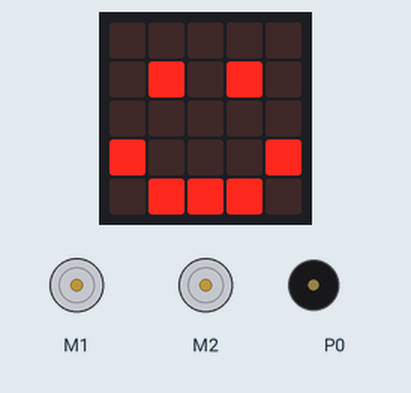
Simulated run of this program. Board: BBC micro:bit (MakeCode). On the bench: 2 × DC motor (green arrow = forward, orange = backward, longer = faster), the board's 5×5 LED display, buzzer (waves = sounding).

Above: at 1.1 s.
At 2.7 s:
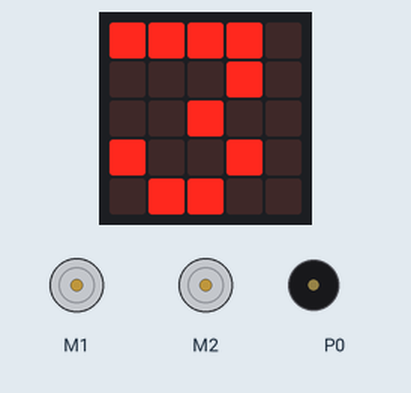
At 6.2 s:
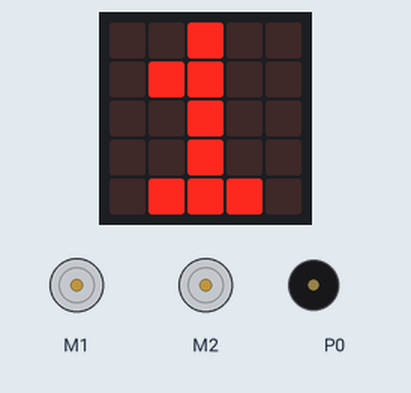
At 7.9 s:
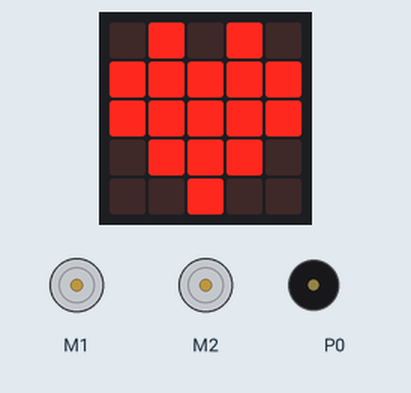
At 22.2 s:
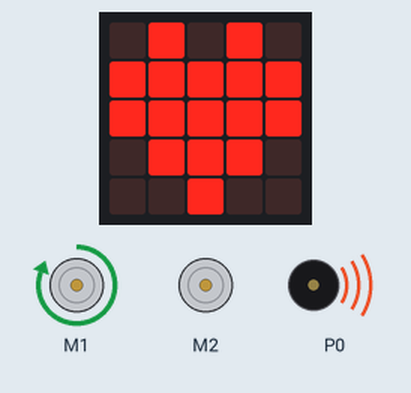
At 32.8 s:
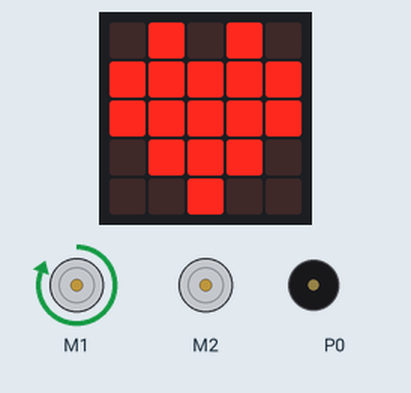
Timing chart, 0 to 40.0 s (numbered marks = the images above):
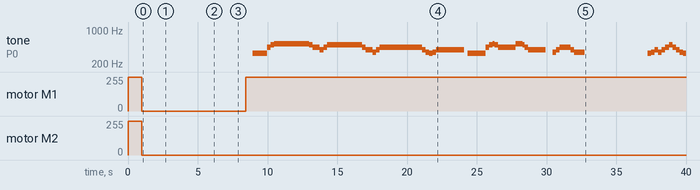

The program:

main.ts
```typescript
maqueen.motorRun(maqueen.Motors.All, maqueen.Dir.CW, 255)
basic.pause(1000)
maqueen.motorStop(maqueen.Motors.All)
basic.showIcon(IconNames.Happy)
basic.pause(1000)
basic.clearScreen()
basic.showNumber(3)
basic.pause(1000)
basic.showNumber(2)
basic.pause(1000)
basic.showNumber(1)
basic.pause(1000)
basic.showIcon(IconNames.Heart)
maqueen.motorRun(maqueen.Motors.M1, maqueen.Dir.CW, 255)
maqueen.motorStop(maqueen.Motors.M2)
music.rest(music.beat(BeatFraction.Whole))
music.playTone(330, music.beat(BeatFraction.Half))
music.playTone(330, music.beat(BeatFraction.Half))
music.playTone(330, music.beat(BeatFraction.Whole))
music.playTone(440, music.beat(BeatFraction.Half))
music.playTone(494, music.beat(BeatFraction.Half))
music.playTone(523, music.beat(BeatFraction.Double))
music.playTone(523, music.beat(BeatFraction.Double))
music.playTone(523, music.beat(BeatFraction.Half))
music.playTone(523, music.beat(BeatFraction.Half))
music.playTone(494, music.beat(BeatFraction.Half))
music.playTone(440, music.beat(BeatFraction.Whole))
music.playTone(392, music.beat(BeatFraction.Half))
music.playTone(440, music.beat(BeatFraction.Half))
music.playTone(494, music.beat(BeatFraction.Double))
music.playTone(494, music.beat(BeatFraction.Double))
music.playTone(494, music.beat(BeatFraction.Half))
music.playTone(494, music.beat(BeatFraction.Half))
music.playTone(440, music.beat(BeatFraction.Half))
music.playTone(392, music.beat(BeatFraction.Whole))
music.playTone(349, music.beat(BeatFraction.Half))
music.playTone(392, music.beat(BeatFraction.Half))
music.playTone(440, music.beat(BeatFraction.Double))
music.playTone(440, music.beat(BeatFraction.Double))
music.playTone(440, music.beat(BeatFraction.Whole))
music.playTone(440, music.beat(BeatFraction.Half))
music.playTone(440, music.beat(BeatFraction.Half))
music.playTone(392, music.beat(BeatFraction.Half))
music.playTone(349, music.beat(BeatFraction.Half))
music.playTone(330, music.beat(BeatFraction.Half))
music.playTone(349, music.beat(BeatFraction.Half))
music.playTone(392, music.beat(BeatFraction.Breve))
music.rest(music.beat(BeatFraction.Half))
music.playTone(330, music.beat(BeatFraction.Half))
music.playTone(330, music.beat(BeatFraction.Half))
music.playTone(330, music.beat(BeatFraction.Half))
music.playTone(330, music.beat(BeatFraction.Whole))
music.playTone(440, music.beat(BeatFraction.Half))
music.playTone(494, music.beat(BeatFraction.Half))
music.playTone(523, music.beat(BeatFraction.Quarter))
music.playTone(494, music.beat(BeatFraction.Half))
music.playTone(440, music.beat(BeatFraction.Half))
music.playTone(440, music.beat(BeatFraction.Double))
music.playTone(523, music.beat(BeatFraction.Whole))
music.playTone(494, music.beat(BeatFraction.Quarter))
music.playTone(440, music.beat(BeatFraction.Half))
music.playTone(392, music.beat(BeatFraction.Half))
music.playTone(392, music.beat(BeatFraction.Double))
music.rest(music.beat(BeatFraction.Whole))
music.playTone(349, music.beat(BeatFraction.Half))
music.playTone(392, music.beat(BeatFraction.Half))
music.playTone(440, music.beat(BeatFraction.Half))
music.playTone(440, music.beat(BeatFraction.Half))
music.playTone(440, music.beat(BeatFraction.Half))
music.playTone(392, music.beat(BeatFraction.Half))
music.playTone(349, music.beat(BeatFraction.Half))
music.playTone(349, music.beat(BeatFraction.Whole))
music.rest(music.beat(BeatFraction.Breve))
music.rest(music.beat(BeatFraction.Breve))
music.rest(music.beat(BeatFraction.Whole))
music.playTone(330, music.beat(BeatFraction.Half))
music.playTone(349, music.beat(BeatFraction.Half))
music.playTone(392, music.beat(BeatFraction.Half))
music.playTone(349, music.beat(BeatFraction.Half))
music.playTone(392, music.beat(BeatFraction.Half))
music.playTone(440, music.beat(BeatFraction.Half))
music.playTone(494, music.beat(BeatFraction.Half))
music.playTone(440, music.beat(BeatFraction.Half))
music.playTone(392, music.beat(BeatFraction.Half))
music.playTone(349, music.beat(BeatFraction.Half))
music.playTone(330, music.beat(BeatFraction.Breve))
maqueen.motorStop(maqueen.Motors.All)
basic.forever(function () {

})
```

test.ts
```typescript
// aquí va el archivo "tests"; esto no se compilará cuando este paquete se utilice como una extensión.
```

Measured:
- by itself, motor M1: stopped → forward 255/255 at 0.02 s, → stopped 0.98 s later, → forward 255/255 7.5 s later
- by itself, motor M2: stopped → forward 255/255 at 0.02 s, → stopped 0.98 s later
- by itself, tone on P0: plays 330 Hz for 1.0 s, 440 Hz for 0.26 s, 494 Hz for 0.26 s, 523 Hz for 2.5 s, 494 Hz for 0.26 s, 440 Hz for 0.51 s … (45 notes in this stretch)
- what the display in image 0 shows lasts 1.6 s, from 1.0 s to 2.6 s
- what the display in image 1 shows lasts 1.8 s, from 2.6 s to 4.4 s
